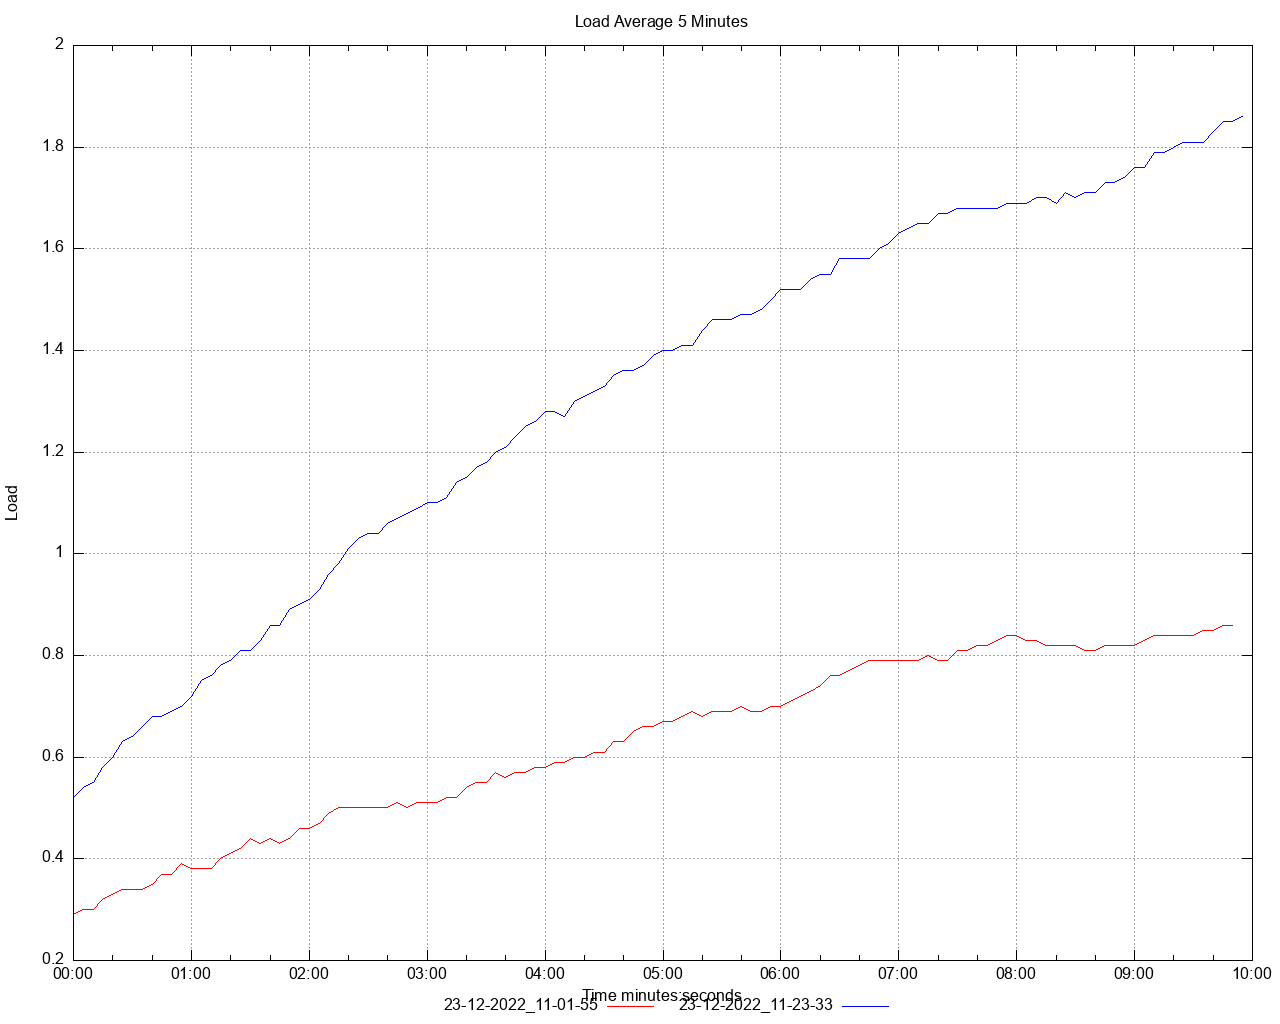

This chart was generated by the following gnuplot code:
set title 'Load Average 5 Minutes' noenhanced
set style data lines
set datafile separator ","
set terminal png size 1280,1024
set grid
set key below
set xdata time
set timefmt "%s"
offset = 0
t0(x)=(offset=($0==0) ? x : offset, x - offset)
set xlabel 'Time minutes:seconds'
set ylabel 'Load'
set output '/Users/ahmet.mircik/Workspace/python/hazelcast-simulator/offload-benchmarks/report/dstat/load_average_5m_A4.png'
plot \
   '/Users/ahmet.mircik/Workspace/python/hazelcast-simulator/offload-benchmarks/report/data/load_average_5m_A4_1.data' using (t0(timecolumn(1))):2 title "23-12-2022_11-01-55" noenhanced lt rgb "red", \
   '/Users/ahmet.mircik/Workspace/python/hazelcast-simulator/offload-benchmarks/report/data/load_average_5m_A4_2.data' using (t0(timecolumn(1))):2 title "23-12-2022_11-23-33" noenhanced lt rgb "blue", \
